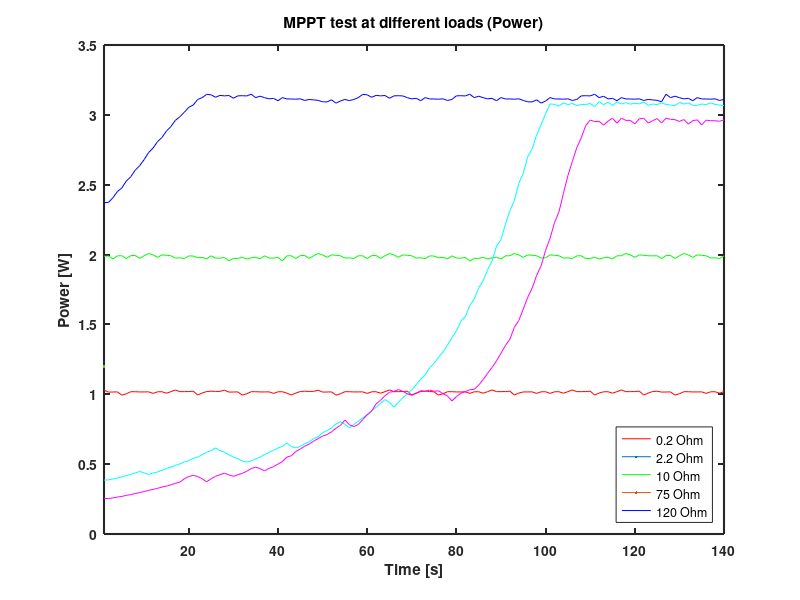
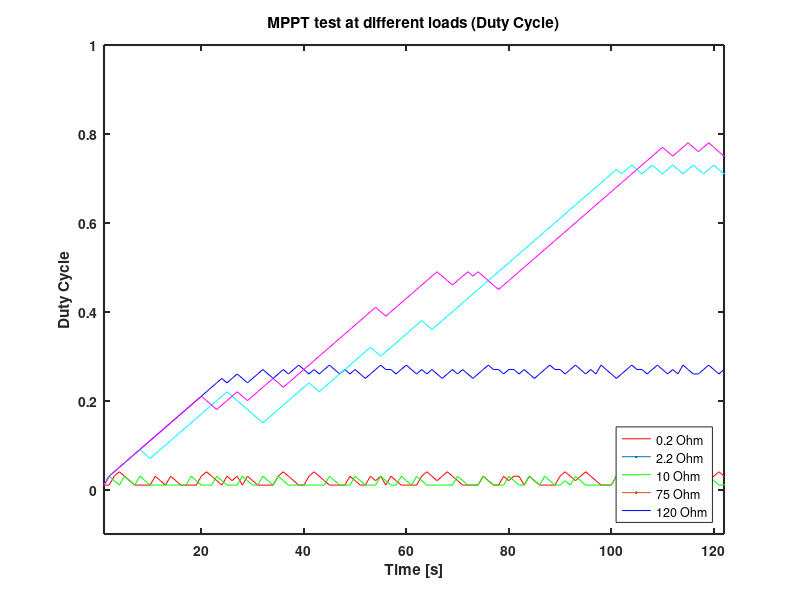

Write the MATLAB code that produced these figures, in order.
%Individual MPPT Testing

%75 Ohm
Time_75 = linspace(1,140,140);
Power_75 = [0.38608	0.38712	0.39387	0.40061	0.40892	0.41816	0.42695	0.4373	0.44732	0.4373	0.42604	0.43679	0.44403	0.45594	0.46887	0.47922	0.49082	0.50166	0.51559	0.52488	0.5414	0.55021	0.56771	0.5847	0.59644	0.61661	0.59705	0.58521	0.56771	0.5497	0.54044	0.52294	0.51405	0.52396	0.53735	0.55073	0.56771	0.5847	0.59911	0.61543	0.62654	0.65188	0.6257	0.61661	0.62742	0.64572	0.66009	0.68216	0.69564	0.72482	0.74018	0.75907	0.78714	0.80416	0.78561	0.76014	0.78357	0.80654	0.83104	0.85453	0.88322	0.90714	0.9356	0.96212	0.94176	0.90762	0.94233	0.97551	1.00132	1.03288	1.0686	1.10871	1.13752	1.19068	1.22169	1.2646	1.30335	1.35067	1.40504	1.45432	1.52282	1.55497	1.6357	1.6817	1.76156	1.81182	1.89178	1.95408	2.06052	2.10702	2.21766	2.31333	2.38779	2.51057	2.58242	2.70018	2.75747	2.85743	2.92955	3.00847	3.07849	3.07459	3.06237	3.08543	3.07328	3.08167	3.0661	3.07499	3.07328	3.08207	3.05769	3.09419	3.07248	3.09169	3.06653	3.09294	3.07768	3.08751	3.07636	3.08334	3.07808	3.0921	3.06824	3.0775	3.07368	3.08584	3.07465	3.07001	3.06653	3.08918	3.07688	3.08584	3.06781	3.06824	3.0775	3.07368	3.08584	3.07465	3.07001	3.06653];
Duty_75 = [0.01	0.03	0.04	0.05	0.06	0.07	0.08	0.09	0.08	0.07	0.08	0.09	0.1	0.11	0.12	0.13	0.14	0.15	0.16	0.17	0.18	0.19	0.2	0.21	0.22	0.21	0.2	0.19	0.18	0.17	0.16	0.15	0.16	0.17	0.18	0.19	0.2	0.21	0.22	0.23	0.24	0.23	0.22	0.23	0.24	0.25	0.26	0.27	0.28	0.29	0.3	0.31	0.32	0.31	0.3	0.31	0.32	0.33	0.34	0.35	0.36	0.37	0.38	0.37	0.36	0.37	0.38	0.39	0.4	0.41	0.42	0.43	0.44	0.45	0.46	0.47	0.48	0.49	0.5	0.51	0.52	0.53	0.54	0.55	0.56	0.57	0.58	0.59	0.6	0.61	0.62	0.63	0.64	0.65	0.66	0.67	0.68	0.69	0.7	0.71	0.72	0.71	0.72	0.73	0.72	0.71	0.72	0.73	0.72	0.71	0.72	0.73	0.72	0.71	0.72	0.73	0.72	0.71	0.72	0.73	0.72	0.71	0.72	0.73	0.72	0.71	0.72	0.71	0.72	0.73	0.72	0.71	0.72	0.72	0.73	0.72	0.71	0.72	0.71	0.72];


%120 Ohm
Time_120 = linspace(1,140,140);
Power_120 = [0.25428	0.25393	0.25861	0.26433	0.26902	0.27682	0.2815	0.28983	0.29659	0.30388	0.3122	0.31949	0.32677	0.33614	0.3429	0.35227	0.36216	0.37104	0.39491	0.41151	0.41939	0.41211	0.39543	0.3736	0.39494	0.41263	0.42449	0.435	0.42345	0.41263	0.4246	0.43396	0.44905	0.46808	0.47819	0.46808	0.45218	0.46935	0.48184	0.50025	0.51841	0.55064	0.55996	0.59101	0.60757	0.62879	0.64328	0.6645	0.68313	0.70021	0.71172	0.73081	0.75712	0.7772	0.81597	0.78286	0.769	0.78346	0.81889	0.85286	0.87911	0.93109	0.95729	0.98962	1.01403	1.0212	1.03428	1.0212	1.00328	0.99322	1.00584	1.02581	1.02171	1.0299	1.02171	1.02504	1.00431	0.98793	0.95215	0.98281	1.00738	1.01966	1.03246	1.03523	1.06586	1.10568	1.14997	1.19222	1.23917	1.29349	1.34963	1.39484	1.47965	1.52838	1.61044	1.69453	1.76014	1.85195	1.91994	2.03007	2.11602	2.22865	2.3061	2.43799	2.56519	2.66672	2.76558	2.83588	2.92355	2.9629	2.95206	2.95344	2.92619	2.95473	2.9762	2.94017	2.9762	2.96032	2.96068	2.93462	2.97208	2.97607	2.94131	2.95817	2.97332	2.94215	2.9762	2.9683	2.9655	2.95301	2.96642	2.93343	2.95862	2.96419	2.92763	2.96204	2.95821	2.95774	2.95452	2.9634];
Duty_120 = [0.01	0.03	0.04	0.05	0.06	0.07	0.08	0.09	0.1	0.11	0.12	0.13	0.14	0.15	0.16	0.17	0.18	0.19	0.2	0.21	0.2	0.19	0.18	0.19	0.2	0.21	0.22	0.21	0.2	0.21	0.22	0.23	0.24	0.25	0.24	0.23	0.24	0.25	0.26	0.27	0.28	0.29	0.3	0.31	0.32	0.33	0.34	0.35	0.36	0.37	0.38	0.39	0.4	0.41	0.4	0.39	0.4	0.41	0.42	0.43	0.44	0.45	0.46	0.47	0.48	0.49	0.48	0.47	0.46	0.47	0.48	0.49	0.48	0.49	0.48	0.47	0.46	0.45	0.46	0.47	0.48	0.49	0.5	0.51	0.52	0.53	0.54	0.55	0.56	0.57	0.58	0.59	0.6	0.61	0.62	0.63	0.64	0.65	0.66	0.67	0.68	0.69	0.7	0.71	0.72	0.73	0.74	0.75	0.76	0.77	0.76	0.75	0.76	0.77	0.78	0.77	0.76	0.77	0.78	0.77	0.76	0.75	0.76	0.77	0.78	0.77	0.76	0.77	0.76	0.77	0.78	0.77	0.76	0.75	0.76	0.77	0.76	0.77	0.76	0.77];


%0.5 Ohm
Time_0_5 = linspace(1,140,140);
Power_0_5 = [1.02985	1.01571	1.01628	1.01721	0.99409	1.00366	1.01848	1.01836	1.01686	1.01686	1.01744	1.0064	1.01779	1.01836	1.00777	1.01883	1.03102	1.01894	1.01894	1.01975	1.02241	0.99488	1.0088	1.01987	1.02218	1.02056	1.02079	1.02985	1.01571	1.01628	1.01721	0.99409	1.00366	1.01848	1.01836	1.01686	1.01686	1.01744	1.0064	1.01779	1.01836	1.00777	0.99488	1.0088	1.01987	1.02218	1.02056	1.02079	1.02985	1.01571	1.01628	1.01721	0.99409	1.00366	1.01848	1.01836	1.01686	1.01686	1.01744	1.0064	1.01779	1.01836	1.00777	1.01883	1.03102	1.01894	1.01894	1.01975	1.02241	0.99488	1.0088	1.01987	1.02218	1.02056	1.01721	0.99409	1.00366	1.01848	1.01836	1.01686	1.01686	1.01744	1.0064	1.01779	1.01836	1.00777	1.01883	1.03102	1.01894	1.01894	1.01975	1.02241	0.99488	1.0088	1.01686	1.01686	1.01744	1.0064	1.01779	1.01836	1.0064	1.01779	1.01836	1.00777	1.01883	1.03102	1.01894	1.01894	1.01975	1.02241	0.99488	1.0088	1.01779	1.01836	1.00777	1.01883	1.03102	1.01894	1.01894	1.01975	1.02241	0.99488	1.0088	1.01987	1.02218	1.01571	1.01628	1.01721	0.99409	1.00366	1.01848	1.01836	1.01686	1.01686	1.01744	1.0064	1.01779	1.01836	1.00777	1.01883];
Duty_0_5 = [0.01	0.01	0.03	0.04	0.03	0.02	0.01	0.01	0.01	0.01	0.03	0.02	0.01	0.03	0.02	0.01	0.01	0.01	0.01	0.03	0.04	0.03	0.02	0.01	0.03	0.02	0.03	0.01	0.03	0.02	0.01	0.01	0.01	0.01	0.03	0.04	0.03	0.02	0.01	0.01	0.03	0.04	0.03	0.02	0.01	0.01	0.01	0.01	0.03	0.02	0.01	0.01	0.03	0.02	0.03	0.01	0.03	0.02	0.01	0.01	0.01	0.01	0.03	0.04	0.03	0.02	0.03	0.04	0.03	0.02	0.01	0.01	0.01	0.01	0.03	0.02	0.01	0.01	0.03	0.02	0.03	0.03	0.01	0.03	0.02	0.01	0.01	0.01	0.01	0.03	0.04	0.03	0.02	0.03	0.04	0.03	0.02	0.01	0.01	0.01	0.03	0.02	0.01	0.01	0.01	0.01	0.03	0.04	0.03	0.02	0.03	0.04	0.03	0.02	0.01	0.03	0.04	0.03	0.02	0.03	0.04	0.03	0.02	0.01	0.01	0.01	0.03	0.02	0.01	0.01	0.01	0.01	0.03	0.04	0.03	0.02	0.03	0.04	0.03	0.02];

%2.2 Ohm
Time_2_2 = linspace(1,140,140);
Power_2_2 = [1.98753	1.99039	1.96802	1.99087	1.99158	1.97155	1.99254	1.99373	1.97249	1.99182	2.00768	1.99754	1.98027	1.99778	1.99492	1.99135	1.97506	1.97672	1.97131	1.99039	1.98968	1.97672	1.98051	1.96919	1.99111	1.9753	1.97411	1.9798	1.95412	1.9734	1.97246	1.9798	1.96919	1.97672	1.98051	1.96919	1.99111	1.9753	1.97411	1.9798	1.95412	1.99087	1.99158	1.97155	1.99254	1.99373	1.97249	1.99182	2.00768	1.99754	1.98027	1.99778	1.99492	1.99135	1.97506	1.97672	1.97131	1.99087	1.99158	1.97155	1.99254	1.99373	1.97249	1.99182	2.00768	1.99754	1.98027	1.99778	1.99492	1.99135	1.97506	1.97672	1.97131	1.99039	1.98968	1.97672	1.98051	1.96919	1.99111	1.9753	1.97411	1.9798	1.95412	1.9734	1.97246	1.9798	1.96919	1.97672	1.98051	1.96919	1.99111	1.99182	2.00768	1.99754	1.98027	1.99778	1.99492	1.99135	1.97506	1.97672	1.99778	1.99492	1.99135	1.97506	1.97672	1.97131	1.99087	1.99158	1.97155	1.97246	1.9798	1.96919	1.97672	1.98051	1.96919	1.99111	1.99182	2.00768	1.99754	1.98027	1.99778	1.99492	1.99135	1.99087	1.99158	1.97155	1.99254	1.99373	1.97249	1.99182	2.00768	1.99754	1.98027	1.99778	1.99492	1.99135	1.97506	1.97672	1.97131	1.99039];
Duty_2_2 = [0.01	0.03	0.02	0.01	0.03	0.02	0.01	0.03	0.02	0.01	0.01	0.01	0.01	0.01	0.01	0.01	0.01	0.03	0.02	0.01	0.01	0.01	0.03	0.02	0.01	0.01	0.01	0.03	0.02	0.01	0.01	0.03	0.02	0.01	0.03	0.02	0.01	0.01	0.01	0.01	0.01	0.01	0.01	0.01	0.03	0.02	0.01	0.01	0.01	0.03	0.02	0.01	0.01	0.01	0.03	0.02	0.01	0.01	0.03	0.02	0.01	0.03	0.02	0.01	0.01	0.01	0.01	0.01	0.01	0.03	0.02	0.01	0.01	0.01	0.03	0.02	0.01	0.01	0.01	0.03	0.02	0.01	0.01	0.03	0.02	0.01	0.03	0.02	0.01	0.01	0.02	0.01	0.03	0.02	0.01	0.01	0.01	0.01	0.01	0.01	0.03	0.02	0.01	0.01	0.01	0.03	0.02	0.01	0.01	0.01	0.03	0.02	0.01	0.03	0.02	0.01	0.01	0.01	0.03	0.02	0.01	0.01	0.03	0.02	0.01	0.03	0.02	0.01	0.03	0.02	0.01	0.01	0.03	0.02	0.01	0.03	0.02	0.01	0.01	0.02];

%10 Ohm 
Time_10 = linspace(1,140,140);
Power_10 = [2.37112	2.37358	2.40655	2.45119	2.47693	2.52639	2.55703	2.60395	2.63652	2.67982	2.73045	2.7621	2.80853	2.8381	2.88432	2.91653	2.96063	2.98635	3.01842	3.05396	3.07035	3.11015	3.12323	3.14655	3.14337	3.126	3.13945	3.13581	3.13858	3.11899	3.13597	3.13709	3.13542	3.14784	3.12321	3.13366	3.12311	3.11438	3.11824	3.10121	3.12354	3.11396	3.11358	3.11225	3.11485	3.10287	3.11062	3.10712	3.10385	3.09346	3.09266	3.10755	3.08395	3.09899	3.1102	3.10204	3.11015	3.12323	3.14655	3.14337	3.126	3.13945	3.13581	3.13858	3.11899	3.13597	3.13709	3.13542	3.12311	3.11438	3.11824	3.10121	3.12354	3.11396	3.11358	3.11225	3.11485	3.10287	3.11062	3.13597	3.13709	3.13542	3.14784	3.12321	3.13366	3.12311	3.11438	3.11824	3.10121	3.12354	3.11396	3.11358	3.11225	3.11485	3.10287	3.09346	3.09266	3.10755	3.08395	3.09899	3.12354	3.11396	3.11358	3.11225	3.11485	3.10287	3.11062	3.13597	3.13709	3.13542	3.14784	3.12321	3.13366	3.11438	3.11824	3.10121	3.12354	3.11396	3.11358	3.11225	3.11485	3.10287	3.11062	3.10712	3.10385	3.09346	3.14784	3.12321	3.13366	3.12311	3.11438	3.11824	3.10121	3.12354	3.11396	3.11358	3.11225	3.11485	3.10287	3.11062];
Duty_10 = [0.01	0.03	0.04	0.05	0.06	0.07	0.08	0.09	0.1	0.11	0.12	0.13	0.14	0.15	0.16	0.17	0.18	0.19	0.2	0.21	0.22	0.23	0.24	0.25	0.24	0.25	0.26	0.25	0.24	0.25	0.26	0.27	0.26	0.25	0.26	0.27	0.26	0.27	0.28	0.27	0.26	0.27	0.26	0.27	0.28	0.27	0.26	0.27	0.26	0.27	0.26	0.25	0.26	0.27	0.28	0.27	0.27	0.26	0.27	0.28	0.27	0.26	0.27	0.26	0.27	0.26	0.25	0.26	0.27	0.26	0.27	0.26	0.25	0.26	0.27	0.28	0.27	0.27	0.26	0.27	0.27	0.26	0.27	0.26	0.25	0.26	0.27	0.28	0.27	0.27	0.26	0.27	0.28	0.27	0.26	0.27	0.26	0.28	0.27	0.26	0.25	0.26	0.27	0.28	0.27	0.27	0.26	0.27	0.28	0.27	0.26	0.27	0.26	0.28	0.27	0.26	0.26	0.27	0.28	0.27	0.26	0.27	0.26	0.27	0.26	0.25	0.26	0.26	0.27	0.28	0.27	0.26	0.27	0.26	0.28	0.27	0.26	0.26	0.27	0.28];


figure(1);
plot(Time_0_5,Power_0_5,'r-',LineWidth=1.2);
hold on; 
plot(Time_2_2,Power_2_2,'g-',LineWidth=1.2);
hold on;
plot(Time_10,Power_10,'b-',LineWidth=1.2);
hold on;
plot(Time_75,Power_75,"c-",LineWidth=1.2);
hold on; 
plot(Time_120,Power_120,"m-",LineWidth=1.2);

legend("0.2 Ohm", "2.2 Ohm", "10 Ohm", "75 Ohm" , "120 Ohm","Location",'southeast');
xlabel("Time [s]");
ylabel("Power [W]");
title("MPPT test at different loads (Power)");
xlim([1,140]);
ylim([0,3.5]); 
set(gca,'LineWidth',1.5,'FontWeight','bold')
saveas(gcf,"MPPT_powertest.jpg",'jpg')

figure(2);
plot(Time_0_5,Duty_0_5,'r-',LineWidth=1.2);
hold on;
plot(Time_2_2,Duty_2_2,'g-',LineWidth=1.2);
hold on; 
plot(Time_10,Duty_10,'b-',LineWidth=1.2);
hold on;
plot(Time_75,Duty_75,'c-',LineWidth=1.2);
hold on; 
plot(Time_120,Duty_120,'m-',LineWidth=1.2);

legend("0.2 Ohm", "2.2 Ohm", "10 Ohm", "75 Ohm" , "120 Ohm","Location",'southeast');
xlabel("Time [s]");
ylabel("Duty Cycle");
xlim([1,122]);
ylim([-0.1, 1]);
set(gca,'LineWidth',1.5,'FontWeight','bold')
title("MPPT test at different loads (Duty Cycle)")
saveas(gcf,"MPPT_dutycycletest.jpg",'jpg')



